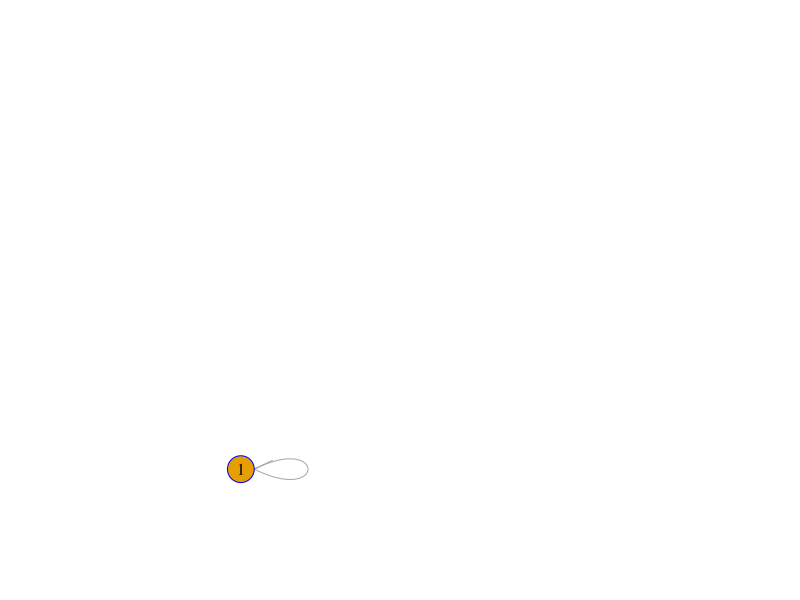

R code for this plot:
setwd("~/Dropbox/cs576_project/pubmed/")
library(igraph)

network_data<-read.csv("adj_matrix_strong.csv", header = T, stringsAsFactors=F, sep=",")
network_data <- network_data[,2:ncol(network_data)]
names(network_data)

bsk.network<-graph.adjacency( network_data )
#plot(bsk.network,layout=layout.kamada.kawai(bsk.network, kkconst = 300),edge.arrow.width = 0, vertex.label.dist=0.5,vertex.frame.color='blue',vertex.label.color='black', vertex.label.font=1, vertex.label=V(bsk.network)$name)
plot(bsk.network,layout=layout.fruchterman.reingold(bsk.network, repulserad=10),edge.arrow.width = 0, vertex.label.dist=0,vertex.frame.color='blue',vertex.label.color='black', vertex.label.font=1, vertex.label=V(bsk.network)$name)
